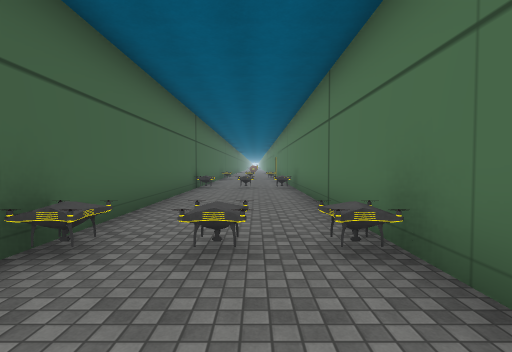
[1] (above)

13 first-person views from a walk through a Unity game level. The camera is 1.5 m above the floor, tilts 2° down and sees 85° across. The floor is counted in squares, 2 m on a side. Each view is taken from the middle of a square. On the plan, view 1 faces up. The plan holds only what a view shows up to about 10 squares ahead; the rest is blank. The place goes on beyond the plan. The player character is not drawn. Some animated figures are not drawn. Some surface patterns are stand-ins.

[2]
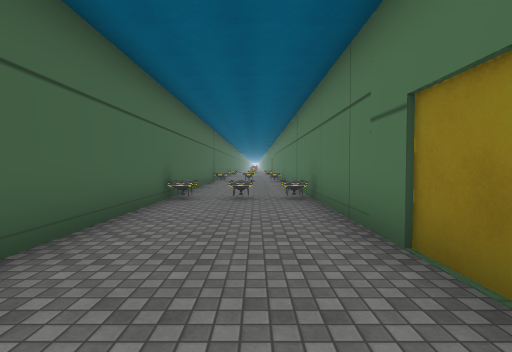

[3]
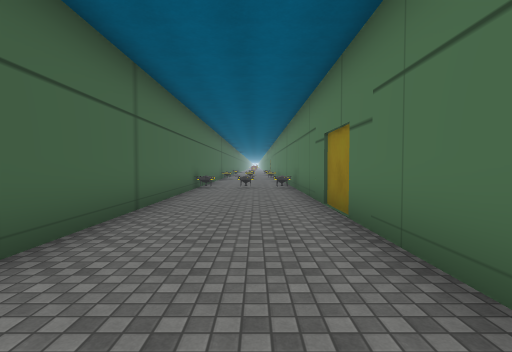

[4]
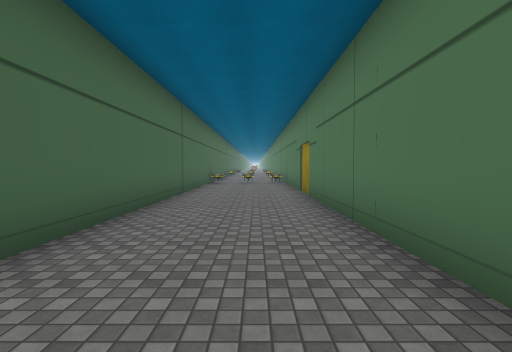

[5]
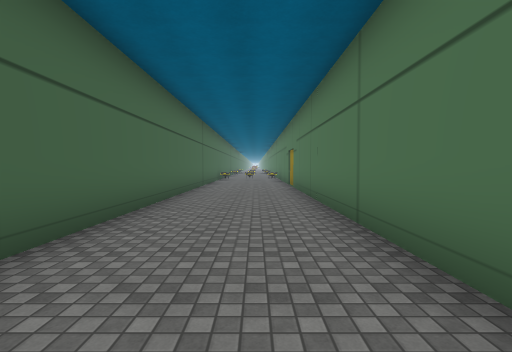

[6]
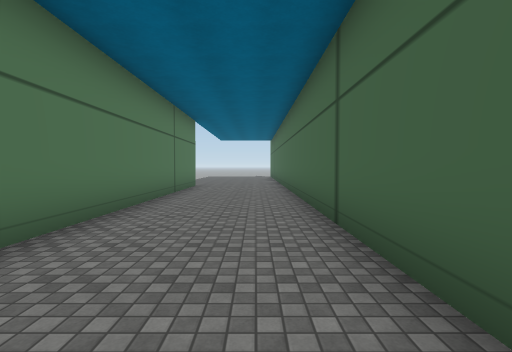

[7]
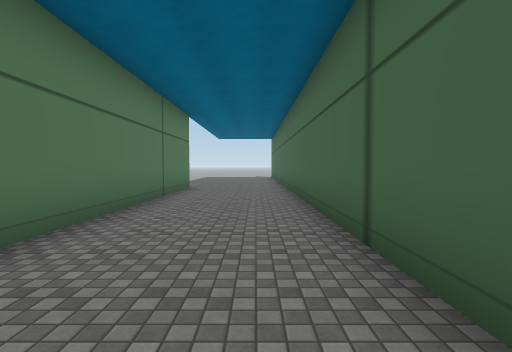

[8]
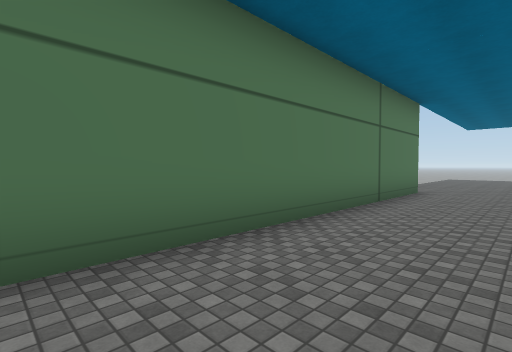

[9]
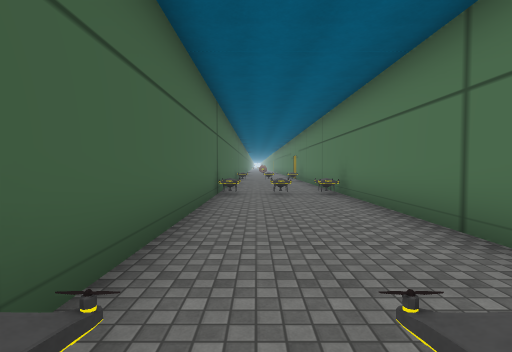

[10]
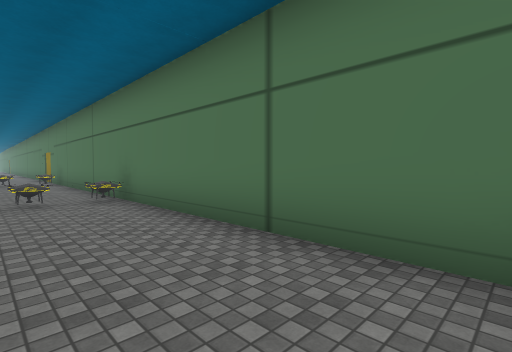

[11]
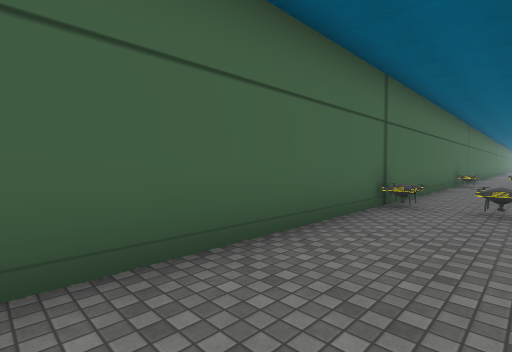

[12]
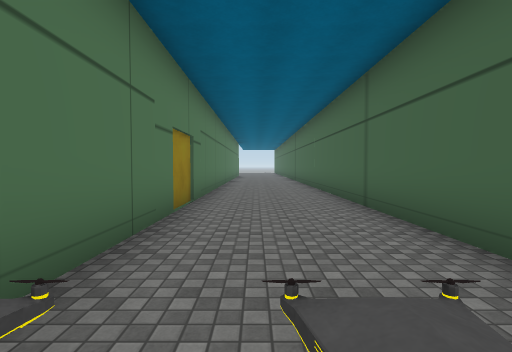

[13]
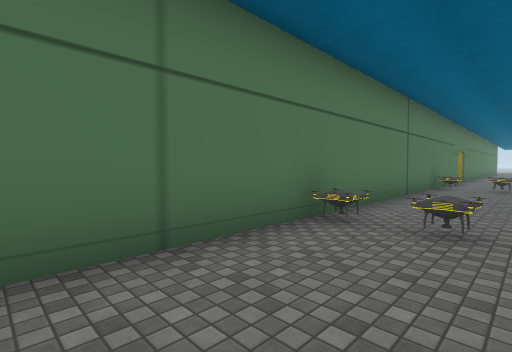

### Floor plan
Ten units are one square. View 1 is at (0, 0); x grows to the right and y downward. Boxes are objects, and circles mark ways between rooms. Rooms are numbered by the first view taken in them; rooms with no view inside come last. Other rooms are left out.
<svg viewBox="-25 -140 43 330">
<path fill="none" stroke="#000" d="M-20 -25 -20 184M13 185 13 -20M-14 -23 -20 -23M-15 -23 -20 -22M0 -23 -6 -23M-20 -95 -20 -25M13 -20 13 -90M-14 -93 -20 -93M0 -93 -6 -93M-20 -135 -20 -95M13 -90 13 -135M-6 -95 -1 -95"/>
<circle cx="-10" cy="-20" r="3" fill="#2a7"/>
<circle cx="-10" cy="-90" r="3" fill="#2a7"/>
<text x="-10" y="80">1</text>
<text x="-10" y="-60">2</text>
<text x="-10" y="-120">3</text>
</svg>
Room 1 opens to room 2. Room 2 opens to room 3.

Where each view was taken, in squares from view 1:
view 1: 0 up, 0 right, facing up
view 2: 4 down, 0 right, facing up
view 3: 7 down, 0 right, facing up
view 4: 10 down, 0 right, facing up
view 5: 13 down, 0 right, facing up
view 6: 8 down, 1 left, facing down
view 7: 9 down, 1 left, facing down
view 8: 10 down, 1 left, facing down-right
view 9: 2 up, 1 left, facing up
view 10: 3 up, 1 left, facing up-right
view 11: 4 up, 0 right, facing up-left
view 12: 3 up, 0 right, facing down
view 13: 13 up, 1 left, facing down-right
